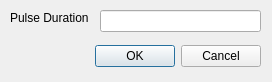
<?xml version="1.0" encoding="UTF-8"?>
<ui version="4.0">
 <class>SineModulationDialog</class>
 <widget class="QDialog" name="SineModulationDialog">
  <property name="geometry">
   <rect>
    <x>0</x>
    <y>0</y>
    <width>272</width>
    <height>82</height>
   </rect>
  </property>
  <property name="windowTitle">
   <string>Sine Modulation</string>
  </property>
  <widget class="QDialogButtonBox" name="buttonBox">
   <property name="geometry">
    <rect>
     <x>-80</x>
     <y>40</y>
     <width>341</width>
     <height>32</height>
    </rect>
   </property>
   <property name="orientation">
    <enum>Qt::Horizontal</enum>
   </property>
   <property name="standardButtons">
    <set>QDialogButtonBox::Cancel|QDialogButtonBox::Ok</set>
   </property>
  </widget>
  <widget class="QLabel" name="labelPulseDuration">
   <property name="geometry">
    <rect>
     <x>10</x>
     <y>10</y>
     <width>81</width>
     <height>16</height>
    </rect>
   </property>
   <property name="text">
    <string>Pulse Duration</string>
   </property>
  </widget>
  <widget class="QLineEdit" name="lineEditPulseDuration">
   <property name="geometry">
    <rect>
     <x>100</x>
     <y>10</y>
     <width>161</width>
     <height>22</height>
    </rect>
   </property>
  </widget>
 </widget>
 <resources/>
 <connections>
  <connection>
   <sender>buttonBox</sender>
   <signal>accepted()</signal>
   <receiver>SineModulationDialog</receiver>
   <slot>accept()</slot>
   <hints>
    <hint type="sourcelabel">
     <x>248</x>
     <y>254</y>
    </hint>
    <hint type="destinationlabel">
     <x>157</x>
     <y>274</y>
    </hint>
   </hints>
  </connection>
  <connection>
   <sender>buttonBox</sender>
   <signal>rejected()</signal>
   <receiver>SineModulationDialog</receiver>
   <slot>reject()</slot>
   <hints>
    <hint type="sourcelabel">
     <x>316</x>
     <y>260</y>
    </hint>
    <hint type="destinationlabel">
     <x>286</x>
     <y>274</y>
    </hint>
   </hints>
  </connection>
 </connections>
</ui>
